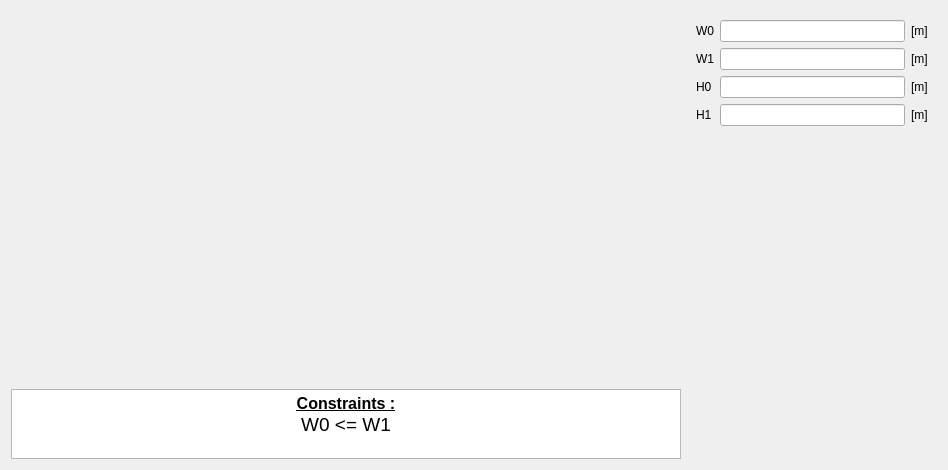
<?xml version="1.0" encoding="UTF-8"?>
<ui version="4.0">
 <class>PMSlot16</class>
 <widget class="QWidget" name="PMSlot16">
  <property name="geometry">
   <rect>
    <x>0</x>
    <y>0</y>
    <width>948</width>
    <height>470</height>
   </rect>
  </property>
  <property name="minimumSize">
   <size>
    <width>630</width>
    <height>470</height>
   </size>
  </property>
  <property name="maximumSize">
   <size>
    <width>16777215</width>
    <height>16777215</height>
   </size>
  </property>
  <property name="windowTitle">
   <string>Form</string>
  </property>
  <layout class="QHBoxLayout" name="horizontalLayout">
   <item>
    <layout class="QVBoxLayout" name="verticalLayout_2">
     <item>
      <widget class="QLabel" name="img_slot">
       <property name="sizePolicy">
        <sizepolicy hsizetype="Expanding" vsizetype="Expanding">
         <horstretch>0</horstretch>
         <verstretch>0</verstretch>
        </sizepolicy>
       </property>
       <property name="maximumSize">
        <size>
         <width>16777215</width>
         <height>16777215</height>
        </size>
       </property>
       <property name="text">
        <string/>
       </property>
       <property name="pixmap">
        <pixmap resource="../../../../Resources/pyleecan.qrc">:/images/images/MachineSetup/WMSlot/SlotM16.png</pixmap>
       </property>
       <property name="scaledContents">
        <bool>true</bool>
       </property>
      </widget>
     </item>
     <item>
      <widget class="QTextEdit" name="txt_constraint">
       <property name="sizePolicy">
        <sizepolicy hsizetype="Expanding" vsizetype="Fixed">
         <horstretch>0</horstretch>
         <verstretch>0</verstretch>
        </sizepolicy>
       </property>
       <property name="maximumSize">
        <size>
         <width>16777215</width>
         <height>70</height>
        </size>
       </property>
       <property name="verticalScrollBarPolicy">
        <enum>Qt::ScrollBarAlwaysOff</enum>
       </property>
       <property name="html">
        <string>&lt;!DOCTYPE HTML PUBLIC &quot;-//W3C//DTD HTML 4.0//EN&quot; &quot;http://www.w3.org/TR/REC-html40/strict.dtd&quot;&gt;
&lt;html&gt;&lt;head&gt;&lt;meta name=&quot;qrichtext&quot; content=&quot;1&quot; /&gt;&lt;style type=&quot;text/css&quot;&gt;
p, li { white-space: pre-wrap; }
&lt;/style&gt;&lt;/head&gt;&lt;body style=&quot; font-family:'MS Shell Dlg 2'; font-size:7.8pt; font-weight:400; font-style:normal;&quot;&gt;
&lt;p align=&quot;center&quot; style=&quot; margin-top:0px; margin-bottom:0px; margin-left:0px; margin-right:0px; -qt-block-indent:0; text-indent:0px;&quot;&gt;&lt;span style=&quot; font-size:12pt; font-weight:600; text-decoration: underline;&quot;&gt;Constraints :&lt;/span&gt;&lt;/p&gt;
&lt;p align=&quot;center&quot; style=&quot; margin-top:0px; margin-bottom:0px; margin-left:0px; margin-right:0px; -qt-block-indent:0; text-indent:0px;&quot;&gt;&lt;span style=&quot; font-size:14pt;&quot;&gt;W0 &amp;lt;= W1&lt;/span&gt;&lt;/p&gt;&lt;/body&gt;&lt;/html&gt;</string>
       </property>
       <property name="textInteractionFlags">
        <set>Qt::TextSelectableByKeyboard|Qt::TextSelectableByMouse</set>
       </property>
      </widget>
     </item>
    </layout>
   </item>
   <item>
    <widget class="QWidget" name="widget" native="true">
     <property name="minimumSize">
      <size>
       <width>250</width>
       <height>0</height>
      </size>
     </property>
     <property name="maximumSize">
      <size>
       <width>250</width>
       <height>16777215</height>
      </size>
     </property>
     <layout class="QVBoxLayout" name="verticalLayout">
      <item>
       <layout class="QGridLayout" name="gridLayout">
        <item row="1" column="0">
         <widget class="QLabel" name="in_W1">
          <property name="text">
           <string>W1</string>
          </property>
         </widget>
        </item>
        <item row="1" column="2">
         <widget class="QLabel" name="unit_W1">
          <property name="text">
           <string>[m]</string>
          </property>
         </widget>
        </item>
        <item row="0" column="0">
         <widget class="QLabel" name="in_W0">
          <property name="text">
           <string>W0</string>
          </property>
         </widget>
        </item>
        <item row="0" column="2">
         <widget class="QLabel" name="unit_W0">
          <property name="text">
           <string>[m]</string>
          </property>
         </widget>
        </item>
        <item row="2" column="2">
         <widget class="QLabel" name="unit_H0">
          <property name="text">
           <string>[m]</string>
          </property>
         </widget>
        </item>
        <item row="2" column="0">
         <widget class="QLabel" name="in_H0">
          <property name="text">
           <string>H0</string>
          </property>
         </widget>
        </item>
        <item row="3" column="2">
         <widget class="QLabel" name="unit_H1">
          <property name="text">
           <string>[m]</string>
          </property>
         </widget>
        </item>
        <item row="0" column="1">
         <widget class="FloatEdit" name="lf_W0"/>
        </item>
        <item row="3" column="0">
         <widget class="QLabel" name="in_H1">
          <property name="text">
           <string>H1</string>
          </property>
         </widget>
        </item>
        <item row="2" column="1">
         <widget class="FloatEdit" name="lf_H0"/>
        </item>
        <item row="3" column="1">
         <widget class="FloatEdit" name="lf_H1"/>
        </item>
        <item row="1" column="1">
         <widget class="FloatEdit" name="lf_W1"/>
        </item>
       </layout>
      </item>
      <item>
       <spacer name="verticalSpacer">
        <property name="orientation">
         <enum>Qt::Vertical</enum>
        </property>
        <property name="sizeHint" stdset="0">
         <size>
          <width>20</width>
          <height>40</height>
         </size>
        </property>
       </spacer>
      </item>
      <item>
       <widget class="WWSlotOut" name="w_out" native="true"/>
      </item>
     </layout>
    </widget>
   </item>
  </layout>
 </widget>
 <customwidgets>
  <customwidget>
   <class>FloatEdit</class>
   <extends>QLineEdit</extends>
   <header>......GUI/Tools/FloatEdit.h</header>
  </customwidget>
  <customwidget>
   <class>WWSlotOut</class>
   <extends>QWidget</extends>
   <header>......GUI.Dialog.DMachineSetup.SWSlot.WWSlotOut.WWSlotOut.h</header>
   <container>1</container>
  </customwidget>
 </customwidgets>
 <tabstops>
  <tabstop>lf_W0</tabstop>
  <tabstop>lf_W1</tabstop>
  <tabstop>lf_H0</tabstop>
  <tabstop>lf_H1</tabstop>
  <tabstop>txt_constraint</tabstop>
 </tabstops>
 <resources>
  <include location="../../../../Resources/pyleecan.qrc"/>
 </resources>
 <connections/>
</ui>
